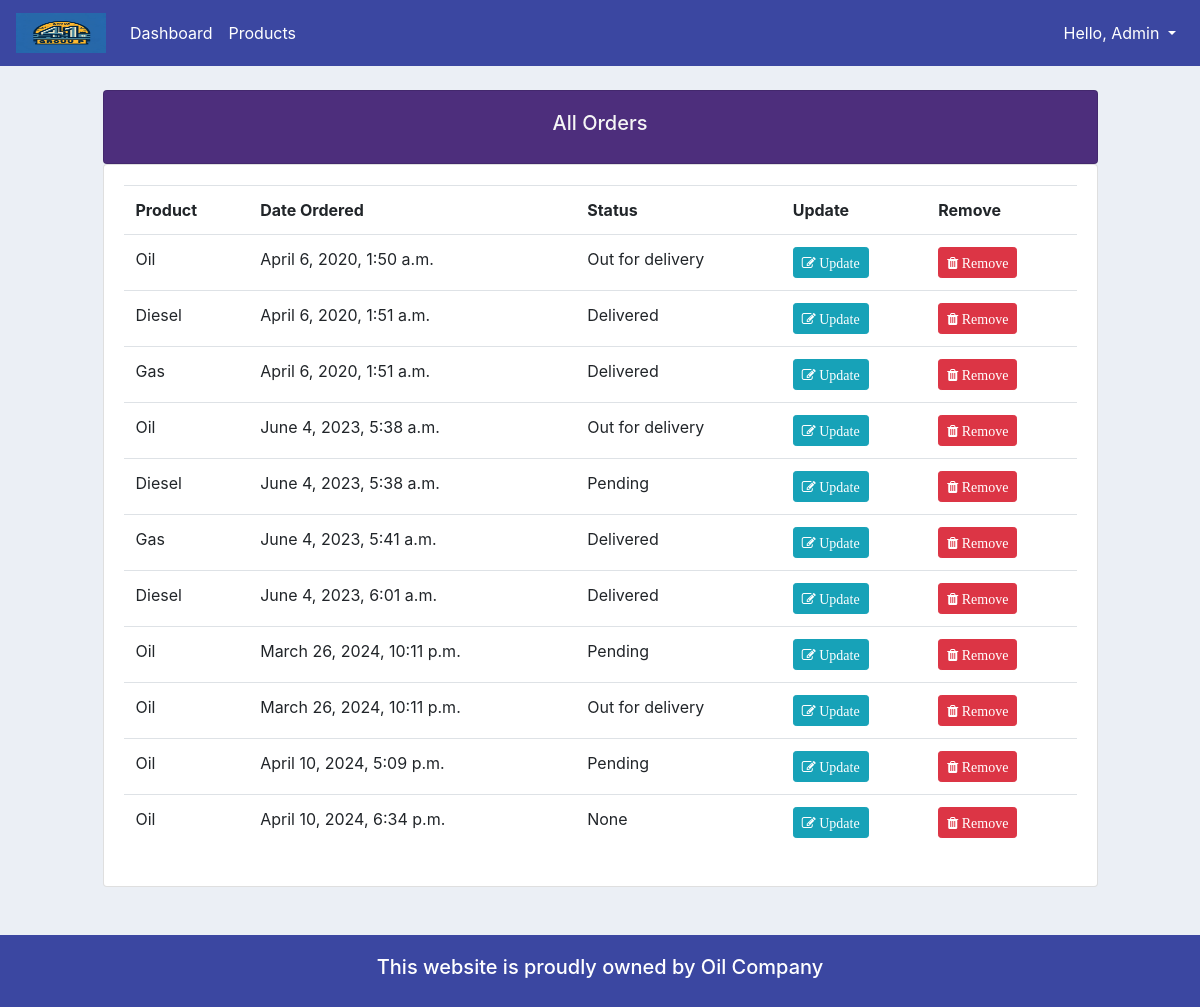
The app's page /all-orders/ (signed in), older data.
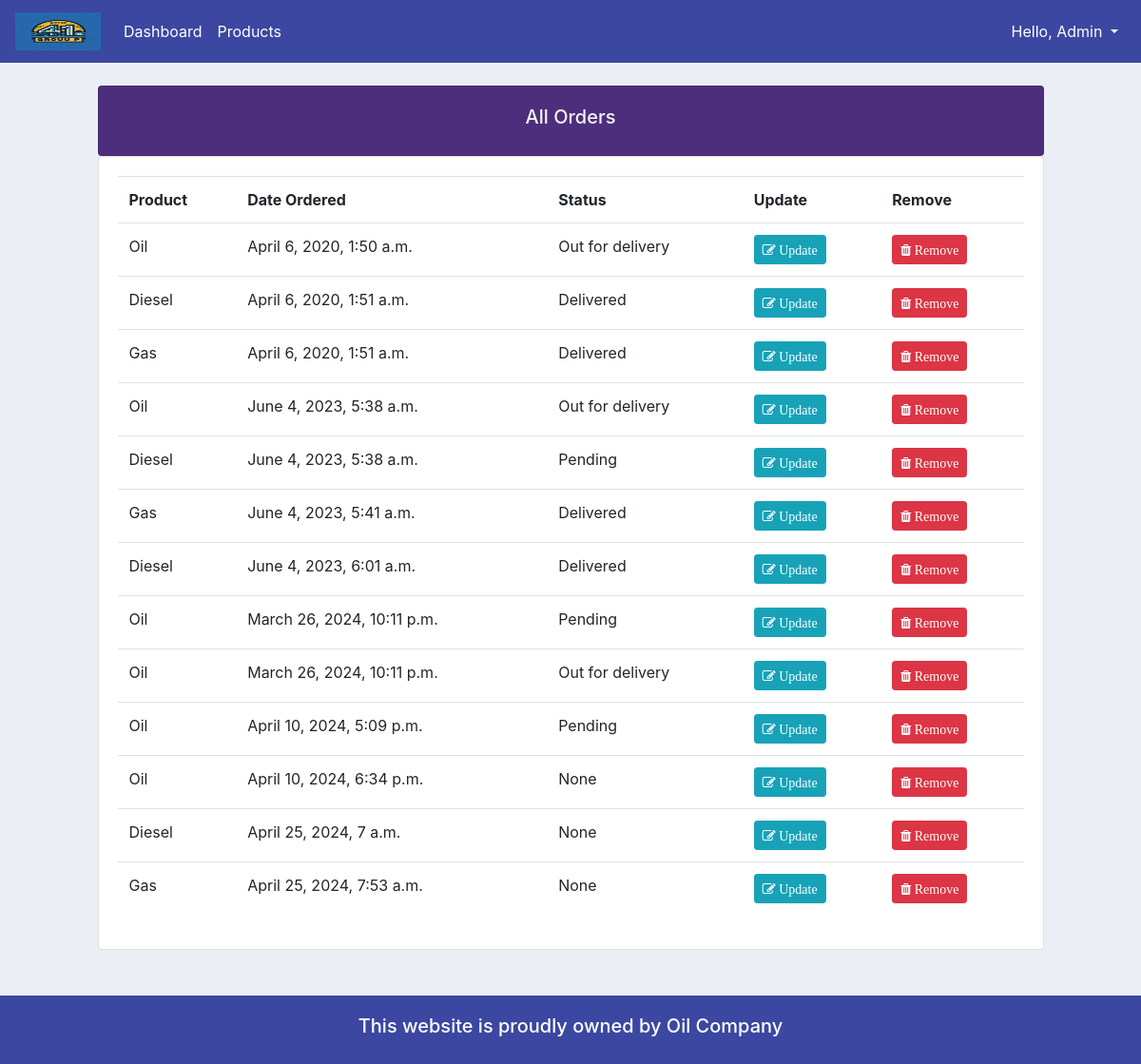
The same page, newer data.
### accounts/models.py (models this page shows, shortened)
class Order(models.Model):
    STATUS = (
        ('Pending', 'Pending'),
        ('Out for delivery', 'Out for delivery'),
        ('Delivered', 'Delivered'),
    )
    customer = models.ForeignKey(Customer, null=True, on_delete=models.SET_NULL) # one to many relationships
    product = models.ForeignKey(Product, null=True, on_delete=models.SET_NULL) # one to many relationships
    date_created = models.DateTimeField(auto_now_add=True, null=True)
    status = models.CharField(max_length=200, null=True, choices=STATUS)
    note = models.CharField(max_length=1000, null=True) # for custom Search
    delivery_date = models.DateField(null=True, blank=True)  # Use DateField
    delivery_address = models.CharField(max_length=200, null=True)
    price = models.CharField(max_length=1000, null=True) # for custom Search

class Product(models.Model):
    CATEGORY = (
        ('Indoor', 'Indoor'),
        ('Out Door', 'Out Door'),
    )
    name = models.CharField(max_length=200, null=True)
    price = models.FloatField(null=True)
    category = models.CharField(max_length=200, null=True, choices=CATEGORY)
    description = models.CharField(max_length=200, null=True, blank=True)
    date_created = models.DateTimeField(auto_now_add=True, null=True)
    tags = models.ManyToManyField(Tag) # Many to Many relationships
    def __str__(self):
        return self.name

### accounts/decorators.py (the view)
	def wrapper_function(request, *args, **kwargs):
		group = None
		if request.user.groups.exists():
			group = request.user.groups.all()[0].name
		if group == 'customer':
			return redirect('user-page')
		if group == 'admin':
			return view_func(request, *args, **kwargs)

### accounts/views.py (called while the page is built)
@login_required(login_url='login')
@admin_only # if customer the redirect to user-page and if admin redirect to view_func
def allOrders(request):
    orders = Order.objects.all()
    context = {
        'orders':orders,
    }
    return render(request, 'accounts/all_orders.html', context)

### accounts/templates/accounts/all_orders.html
{%  extends 'accounts/main.html' %}
{% block content %}
		<br>
		<div class="row">
            <div class="col-1"></div>
			<div class="col-md-10">
				<div class="card card-body" style="background-color: #4d2e7c; color: whitesmoke; text-align: center;">
					<h5>All Orders</h5>
				</div>
				<div class="card card-body">
					<table class="table">
						<tr>
                            <th>Product</th>
                            <th>Date Ordered</th>
                            <th>Status</th>
                            <th>Update</th>
                            <th>Remove</th>
                        </tr>
                        {% for order in orders %}
                            <tr>
                                <td>{{ order.product }}</td>
                                <td>{{ order.date_created }}</td>
                                <td>{{ order.status }}</td>
                                <td><a class="btn btn-sm btn-info" href="{% url 'updateOrder' order.id %}"><i class="fa fa-edit"> Update</i></a></td>
                                <td><a class="btn btn-sm btn-danger" href="{% url 'delete_order' order.id %}"><i class="fa fa-trash"> Remove</i></a></td>
                            </tr>
                        {% endfor %}
					</table>
				</div>
			</div>
		</div>
{% endblock content %}

Row changes from the older to the newer data that the page shows:
added Order: product "Diesel", date_created "April 25, 2024, 7 a.m.", status "None"
added Order: product "Gas", date_created "April 25, 2024, 7:53 a.m.", status "None"
